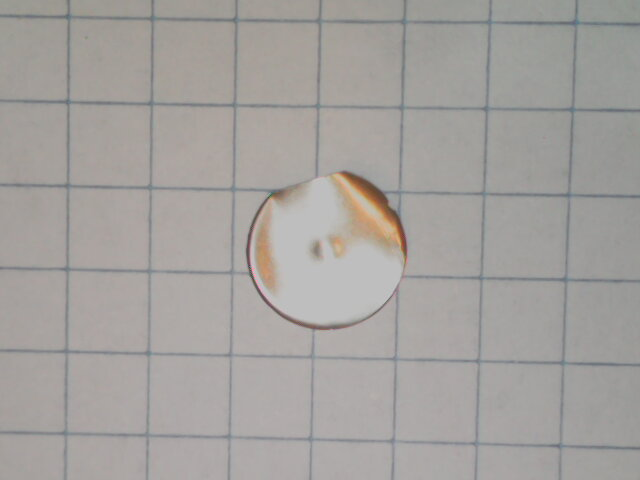
#> input picture 2024-09-04-145841.jpg, 640 x 480 px, given in place of the camera
$ python Microscope.py
#> lines starting #> are read from the running program, lines starting #| are printed output that depends on the picture; after the words box and inside, x2 and y2 are one past the last pixel; in counts of white or black regions, pixels touching at a corner belong together
# from random import randrange
import matplotlib.pyplot as plt
# import numpy as np
# import cv2 as cv
import glob
import pandas as pd

# def plot_image(img, figsize_in_inches=(5,5)):
#     fig, ax = plt.subplots(figsize=figsize_in_inches)
#     ax.imshow(cv.cvtColor(img, cv.COLOR_BGR2RGB))
#     plt.show()

# def plot_images(imgs, figsize_in_inches=(5,5)):
#     fig, axs = plt.subplots(1, len(imgs), figsize=figsize_in_inches)
#     for col, img in enumerate(imgs):
#         axs[col].imshow(cv.cvtColor(img, cv.COLOR_BGR2RGB))
#     plt.show()


# figsize = (10, 10)

# # rgb_l = cv2.cvtColor(cv2.imread("./photos/2024-09-03-105747.jpg"), cv2.COLOR_BGR2RGB)
# # gray_l = cv2.cvtColor(rgb_l, cv2.COLOR_RGB2GRAY)
# # rgb_r = cv2.cvtColor(cv2.imread("./photos/2024-09-03-105806.jpg"), cv2.COLOR_BGR2RGB)
# # gray_r = cv2.cvtColor(rgb_r, cv2.COLOR_RGB2GRAY)


# from stitching import Stitcher
# stitcher = Stitcher(detector="sift", confidence_threshold=0.1)

# # #
# panorama = stitcher.stitch(["./photos/2024-09-03-105737.jpg", "./photos/2024-09-03-105747.jpg", "./photos/2024-09-03-105806.jpg", "./photos/2024-09-03-110711.jpg"])
# plot_image(panorama, (20,20))

# # # use orb if sift is not installed
# # feature_extractor = cv2.SIFT_create()

# # # find the keypoints and descriptors with chosen feature_extractor
# # kp_l, desc_l = feature_extractor.detectAndCompute(gray_l, None)
# # kp_r, desc_r = feature_extractor.detectAndCompute(gray_r, None)

# # test = cv2.drawKeypoints(rgb_l, kp_l, None, flags=cv2.DRAW_MATCHES_FLAGS_DRAW_RICH_KEYPOINTS)

# # # plt.figure(figsize=figsize)
# # # plt.imshow(test)
# # # plt.title("keypoints")
# # # plt.show()


# # bf = cv2.BFMatcher()
# # matches = bf.knnMatch(desc_l, desc_r, k=2)

# # # Apply ratio test
# # good_and_second_good_match_list = []
# # for m in matches:
# #     if m[0].distance/m[1].distance < 0.5:
# #         good_and_second_good_match_list.append(m)
# # good_match_arr = np.asarray(good_and_second_good_match_list)[:,0]

# # # show only 30 matches
# # im_matches = cv2.drawMatchesKnn(rgb_l, kp_l, rgb_r, kp_r,
# #                                 good_and_second_good_match_list[0:30], None, flags=cv2.DrawMatchesFlags_NOT_DRAW_SINGLE_POINTS)

# # plt.figure(figsize=(20, 20))
# # plt.imshow(im_matches)
# # plt.title("keypoints matches")
# # plt.show()

# # good_kp_l = np.array([kp_l[m.queryIdx].pt for m in good_match_arr])
# # good_kp_r = np.array([kp_r[m.trainIdx].pt for m in good_match_arr])
# # H, masked = cv2.findHomography(good_kp_r, good_kp_l, cv2.RANSAC, 5.0)

# # print(H)

# # rgb_r_warped = cv2.warpPerspective(rgb_r, H, (rgb_l.shape[1] + rgb_r.shape[1], rgb_l.shape[0]))
# # rgb_r_warped[0:rgb_l.shape[0], 0:rgb_l.shape[1]] = rgb_l

# # plt.figure(figsize=figsize)
# # plt.imshow(rgb_r_warped)
# # plt.title("naive warping")
# # plt.show()

# # def warpTwoImages(img1, img2, H):
# #     '''warp img2 to img1 with homograph H
# #     from: https://stackoverflow.com/questions/13063201/how-to-show-the-whole-image-when-using-opencv-warpperspective
# #     '''
# #     h1, w1 = img1.shape[:2]
# #     h2, w2 = img2.shape[:2]
# #     pts1 = np.float32([[0, 0], [0, h1], [w1, h1], [w1, 0]]).reshape(-1, 1, 2)
# #     pts2 = np.float32([[0, 0], [0, h2], [w2, h2], [w2, 0]]).reshape(-1, 1, 2)
# #     pts2_ = cv2.perspectiveTransform(pts2, H)
# #     pts = np.concatenate((pts1, pts2_), axis=0)
# #     [xmin, ymin] = np.int32(pts.min(axis=0).ravel() - 0.5)
# #     [xmax, ymax] = np.int32(pts.max(axis=0).ravel() + 0.5)
# #     t = [-xmin, -ymin]
# #     Ht = np.array([[1, 0, t[0]], [0, 1, t[1]], [0, 0, 1]])  # translate

# #     result = cv2.warpPerspective(img2, Ht@H, (xmax-xmin, ymax-ymin))
# #     result[t[1]:h1+t[1], t[0]:w1+t[0]] = img1
# #     return result


# # result = warpTwoImages(rgb_l, rgb_r, H)

# # plt.figure(figsize=figsize)
# # plt.imshow(result)
# # plt.title("better warping")
# # plt.show()


# from stitch2d import create_mosaic


# from stitch2d import StructuredMosaic

# mosaic = StructuredMosaic(
#     "./photos",
#     dim=4,                  # number of tiles in primary axis
#     origin="upper left",     # position of first tile
#     direction="horizontal",  # primary axis (i.e., the direction to traverse first)
#     pattern="snake"          # snake or raster
#   )


# mosaic.save("mosaic.jpg")


import cv2
import numpy as np
import math

# input image
path = "image1.jpg"
# 1 EUR coin diameter in cm
coinDiameter = 2.325
# real area for the coin in cm^2
coinArea = (coinDiameter/2)**2 * math.pi
# initializing the multiplying factor for real size
realAreaPerPixel = 1


# pixel to cm^2
# [152 lines left out: functions pixelToArea, getContours, testThresholds, not called in this run]

import os

# [396 lines left out: functions calibrate_and_save_parameters, calibration, opposingKernels, tryHough, tryHoughP, findLines and 1 more, not called in this run]

def measureGridSize(img, show_plot=True):
	# get the areas of square black areas
	# Mat squaresContours = src.clone();
	# img = cv2.imread('./Camera.png')
	# img = cv2.imread('./test_image.jpeg')


	# # Undistoration correction
	# # img = cv2.imread('2024-09-04-145841.jpg')
	# # img = cv2.imread('./calibration/calibration_test.png')
	# # if show_calibration:
	# # cv2.imshow('img', img)
	# # cv2.waitKey()
	# h,  w = img.shape[:2]
	# newcameramtx, roi = cv2.getOptimalNewCameraMatrix(mtx, dist, (w,h), 1, (w,h))


	# # undistort
	# dst = cv2.undistort(img, mtx, dist, None, newcameramtx)

	# # Re-projection error
	# # mean_error = 0
	# # for i in range(len(objpoints)):
	# #     imgpoints2, _ = cv2.projectPoints(objpoints[i], rvecs[i], tvecs[i], mtx, dist)
	# #     error = cv2.norm(imgpoints[i], imgpoints2, cv2.NORM_L2)/len(imgpoints2)
	# #     mean_error += error

	# # print( "total error: {}".format(mean_error/len(objpoints)) )

	# # crop the image
	# x, y, w, h = roi
	# dst = dst[y:y+h, x:x+w]
	# # if show_calibration:
	# # cv2.imshow('calibresult.png', dst)
	# # cv2.waitKey()


	# squaresContours = img.copy()
	gray = cv2.cvtColor(img, cv2.COLOR_BGR2GRAY)
	grid_area_threshold = 10
	known_grid_width = 4.91 # mm

	# print(gray.shape)

	outerBox = np.zeros(gray.shape, np.uint8)
	# h,w = vis.shape
	# vis2 = cv.CreateMat(h, w, cv.CV_8UC1)
	# vis0 = cv.fromarray(vis)

	gray = cv2.GaussianBlur(gray,(3,3),0)
	# GaussianBlur(gray, gray, Size(3, 3), 0);

	#     adaptiveThreshold(gray, outerBox, 255, ADAPTIVE_THRESH_MEAN_C, THRESH_BINARY, 5, 2);
	outerBox = cv2.adaptiveThreshold(gray,255,cv2.ADAPTIVE_THRESH_MEAN_C, cv2.THRESH_BINARY,3,2)

	# bitwise_not(outerBox, outerBox);
	outerBox = cv2.bitwise_not(outerBox)

	#     Mat kernel = (Mat_<uchar>(3, 3) << 0, 1, 0, 1, 1, 1, 0, 1, 0);
	kernel = np.array((
		[0, 1, 0],
		[1, 1, 1],
		[0, 1, 0]), dtype="uint8")

	#     dilate(outerBox, outerBox, kernel);
	outerBox = cv2.dilate(outerBox,kernel,iterations = 1)

	# kernel = np.ones((30,30))
	outerBox = cv2.morphologyEx(outerBox, cv2.MORPH_CLOSE, np.ones((2,2)))
	outerBox = cv2.morphologyEx(outerBox, cv2.MORPH_OPEN, np.ones((3,3)))

	outerBox = cv2.erode(outerBox,np.ones((3,4),np.uint8),iterations = 1)


	# [13 lines of commented-out code are left out]
	contours, hierarchy  = cv2.findContours(outerBox, cv2.RETR_TREE, cv2.CHAIN_APPROX_SIMPLE)
	# findContours(outerBox, contours, hierarchy, RETR_LIST, CHAIN_APPROX_SIMPLE);
	area_list = []
	contour_list = []

	# for (int i = 0; i < contours.size(); i++) {
	for contour in contours:
		# cv2.drawContours(img, [contour], -1, (36,255,12), 2)
		# print('h')

		# // find moments of the image
		# Moments m = moments(127, true);
		M = cv2.moments(contour)
		# print(M)

		# Point center (m.m10 / m.m00, m.m01 / m.m00);
		try:
			cX = int(M["m10"] / M["m00"])
			cY = int(M["m01"] / M["m00"])
		except ZeroDivisionError:
			# print(M["m10"], M["m00"])
			# print(M["m01"], M["m00"])
			cX = 0
			cY = 0
		# print(outerBox[cY,cX])
		# print(outerBox)

		# if (outerBox.at(center) == 0) {//the center is black so certainly the area
		if (outerBox[cY,cX] == 0) and (cY > 0) and (cX > 0):
			# print("h")
			# cv2.drawContours(img, [contour], -1, (0,255,0), 2)
			# vector approxCurve;
			# approxPolyDP(contours[i], approxCurve, 3, true);
			approxCurve = cv2.approxPolyDP(contour, 50, True)
			# if (approxCurve.size() == 4) {//the area is rectangle
			if len(approxCurve)==4:
				# print(approxCurve)
				# print('-----')
				# //lengths of sides
				a = distanceCalculate(approxCurve[0][0], approxCurve[1][0])
				b = distanceCalculate(approxCurve[0][0], approxCurve[2][0])
				c = distanceCalculate(approxCurve[1][0], approxCurve[0][0])
				d = distanceCalculate(approxCurve[1][0], approxCurve[2][0])
				(x,y,w,h) = cv2.boundingRect(contour)
				delta = 0.2;
				# double area = contourArea(contours[i]);
				area = area = cv2.contourArea(contour)
				# print(area)
				# print(area,w,h)
				cv2.drawContours(img, [contour], -1, (255,0,0), 3)  # plot all found contours in blue
				cv2.drawContours(outerBox, [contour], -1, (255,0,0), 3)  # plot all found contours in blue


				# print(((np.max([a,b]) / np.min([a,b]) -1 ) <delta ))
				# print(a,b,c,d)

				# if (max(a, b) / min(a, b)-1 < delta && max(a, c) / min(a, c)-1 < delta
					# && max(a, d) / min(a, d)-1 < delta && max(b, c) / min(b, c)-1 < delta
					# && max(b, d) / min(b, d)-1 < delta && max(c, d) / min(c, d)-1 < delta
					# && area>30) {
				if (abs((w/h)-1) < delta) and (area > grid_area_threshold) and (abs((w*h/area)-1) < delta) :
				# [6 lines of commented-out code are left out]
						if area > 0:

							area_list.append(area)
							# resContours.push_back(contours[i]);
							contour_list.append(contour)
						# }
			#         }
		#     }

	# }
	# drawContours(squaresContours, resContours, -1, Scalar(0, 0, 255));
	# imwrite("squaresContours.jpg", squaresContours);
	# //sort the areas
	# int temp;
	# for (int i = areas.size() - 1; i > 0; i--) {
	#     bool tableau_trie = true;
	#     for (int j = 0; j < i; j++) {
	#         if (areas[j + 1] < areas[j]) {
	#             temp = areas[j];
	#             areas[j] = areas[j + 1];
	#             areas[j + 1] = temp;
	#             tableau_trie = false;
	#         }
	#     }
	#     if (tableau_trie)
	#         break;
	# }

	# print(area_list)

	for (area,contour) in zip(area_list,contour_list):
		cv2.drawContours(img, [contour], -1, (0,255,0), 1)  # plot square-like contours in green
		# cv2.drawContours(outerBox, [contour], -1, (0,255,0), 1)  # plot square-like contours in green
		# continue

	# //take the median
	# int median = areas[areas.size() / 2];
	# cout << "black area median = " << median << endl;
	# median = np.median(area_list)
	area_list.sort()
	if len(area_list) < 2:
		median = np.median(area_list)
	elif len(area_list) < 3:
		median = np.median(area_list[1:-1])
	else:
		median = np.median(area_list[2:-2])
	pixels_per_mm = 0
	# //take the side of a square which is the number of pixels per millimeter
	# cout << "number of pixels per millimeter = " << sqrt(median) << endl;`Preformatted text`
	if np.size(median) == 1:
		pixels_per_mm = np.sqrt(median) / known_grid_width

		# [16 lines of commented-out code are left out]


	for contour in contour_list:
		area = cv2.contourArea(contour)
		if area > grid_area_threshold:

			x, y, w, h = cv2.boundingRect(contour)
			# cv2.rectangle(img, (x, y), (x+w, y+h), (0, 255, 0), 2)
			cv2.putText(img, '{0:.2f}'.format(area/(pixels_per_mm*pixels_per_mm)), (x, y+20), cv2.FONT_HERSHEY_SIMPLEX, 0.75, (0, 0, 255), 2)

			# cv2.drawContours(img, [contour], -1, (0,255,0), 1)  # plot square-like contours in green
			# cv2.drawContours(outerBox, [contour], -1, (0,255,0), 1)  # plot square-like contours in green
			# print(area)

	# Perspective transform
	# All points are in format [cols, rows]
	pt_A = [18, 8]
	pt_B = [20, 468]
	pt_C = [623, 467]
	pt_D = [625, 15]

	# Here, I have used L2 norm. You can use L1 also.
	width_AD = np.sqrt(((pt_A[0] - pt_D[0]) ** 2) + ((pt_A[1] - pt_D[1]) ** 2))
	width_BC = np.sqrt(((pt_B[0] - pt_C[0]) ** 2) + ((pt_B[1] - pt_C[1]) ** 2))
	maxWidth = max(int(width_AD), int(width_BC))


	height_AB = np.sqrt(((pt_A[0] - pt_B[0]) ** 2) + ((pt_A[1] - pt_B[1]) ** 2))
	height_CD = np.sqrt(((pt_C[0] - pt_D[0]) ** 2) + ((pt_C[1] - pt_D[1]) ** 2))
	maxHeight = max(int(height_AB), int(height_CD))

	input_pts = np.float32([pt_A, pt_B, pt_C, pt_D])
	output_pts = np.float32([[0, 0],
	                        [0, maxHeight - 1],
	                        [maxWidth - 1, maxHeight - 1],
	                        [maxWidth - 1, 0]])

	# Compute the perspective transform M
	M = cv2.getPerspectiveTransform(input_pts,output_pts)

	return pixels_per_mm#, M, maxWidth, maxHeight


# measureGridSize(cv2.imread('./Camera.png'))


# [122 lines left out: functions measureArea, running_mean, not called in this run]


def acquireFromCamera(show_calibration=False):
	# Open the default camera (default was 0)
#> called with show_calibration = True
	cam = cv2.VideoCapture(0)

	# Get the default frame width and height
	frame_width = int(cam.get(cv2.CAP_PROP_FRAME_WIDTH))
	frame_height = int(cam.get(cv2.CAP_PROP_FRAME_HEIGHT))

	# [7 lines of commented-out code are left out]

	pixel_scale_list = []
	# i=0

	# Load calibration data
	camera_matrix = np.load('camera_matrix.npy')
#> (reads camera_matrix.npy from the repository)
	dist_coeffs = np.load('dist_coeffs.npy')
#> (reads dist_coeffs.npy from the repository)

	# Perspective transform
	# All points are in format [cols, rows]
	pt_A = [18, 8]
	pt_B = [20, 468]
	pt_C = [623, 467]
	pt_D = [625, 15]

	# Here, I have used L2 norm. You can use L1 also.
	width_AD = np.sqrt(((pt_A[0] - pt_D[0]) ** 2) + ((pt_A[1] - pt_D[1]) ** 2))
	width_BC = np.sqrt(((pt_B[0] - pt_C[0]) ** 2) + ((pt_B[1] - pt_C[1]) ** 2))
	maxWidth = max(int(width_AD), int(width_BC))


	height_AB = np.sqrt(((pt_A[0] - pt_B[0]) ** 2) + ((pt_A[1] - pt_B[1]) ** 2))
	height_CD = np.sqrt(((pt_C[0] - pt_D[0]) ** 2) + ((pt_C[1] - pt_D[1]) ** 2))
	maxHeight = max(int(height_AB), int(height_CD))

	input_pts = np.float32([pt_A, pt_B, pt_C, pt_D])
	output_pts = np.float32([[0, 0],
	                        [0, maxHeight - 1],
	                        [maxWidth - 1, maxHeight - 1],
	                        [maxWidth - 1, 0]])

	# Compute the perspective transform M
	M = cv2.getPerspectiveTransform(input_pts,output_pts)

	while True:
		ret, frame = cam.read()
#> frame is the input picture: shape (480, 640, 3); mean B, G, R 157.6, 160.6, 163.9
		frame = cv2.warpPerspective(frame,M,(maxWidth, maxHeight),flags=cv2.INTER_LINEAR)
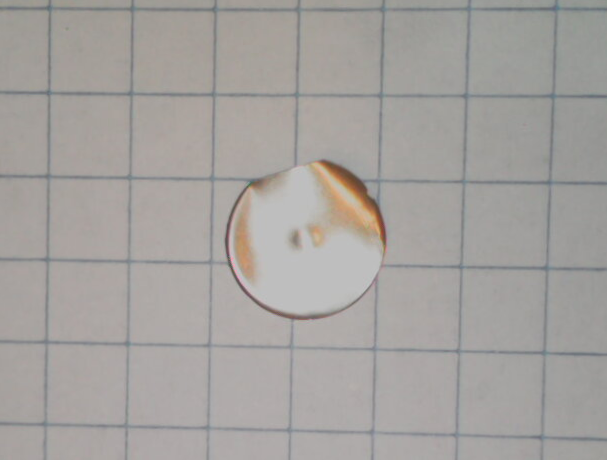
#> frame: shape (460, 607, 3); mean B, G, R 158, 161, 164.4
		frame_copy = frame.copy()

		# Write the frame to the output file
		# out.write(frame)
		# calibrate_and_save_parameters(frame)

		pixels_per_mm = measureGridSize(frame)#,ret, mtx, dist, rvecs, tvecs)
#> in measureGridSize, `outerBox = cv2.adaptiveThreshold(gray,255,cv2.ADAPTIVE_THRESH_MEAN_C, ..`:
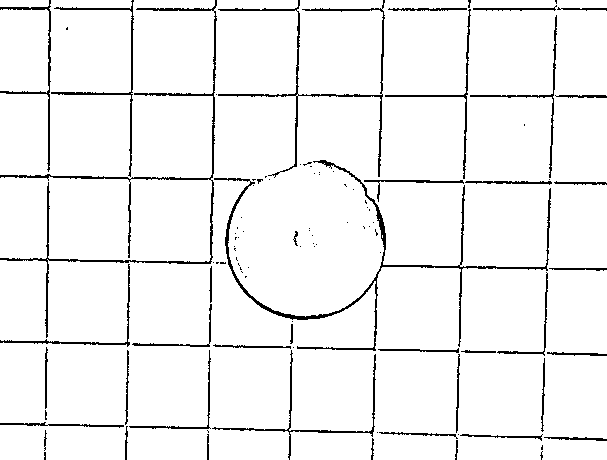
#> outerBox: shape (460, 607); 95% white; black in thin lines or dots
#> in measureGridSize, `outerBox = cv2.bitwise_not(outerBox)`: outerBox: shape (460, 607); 5% white in thin lines or dots
#> in measureGridSize, `outerBox = cv2.dilate(outerBox,kernel,iterations = 1)`:
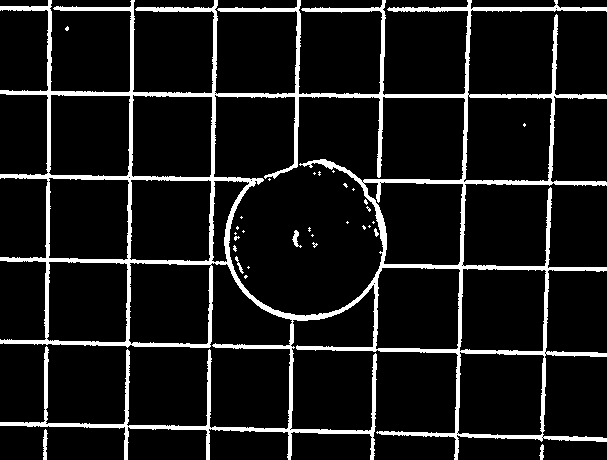
#> outerBox: shape (460, 607); 9.8% white; 31 white regions (25 under 20 px), largest, box (x1, y1, x2, y2) and area: (0, 0, 607, 460) 26782, (43, 429, 48, 460) 108, (292, 230, 302, 248) 74, (539, 444, 544, 460) 52, (235, 256, 244, 274) 45, (374, 228, 379, 237) 25
#> in measureGridSize, `outerBox = cv2.morphologyEx(outerBox, cv2.MORPH_CLOSE, np.ones((2,2)))`:
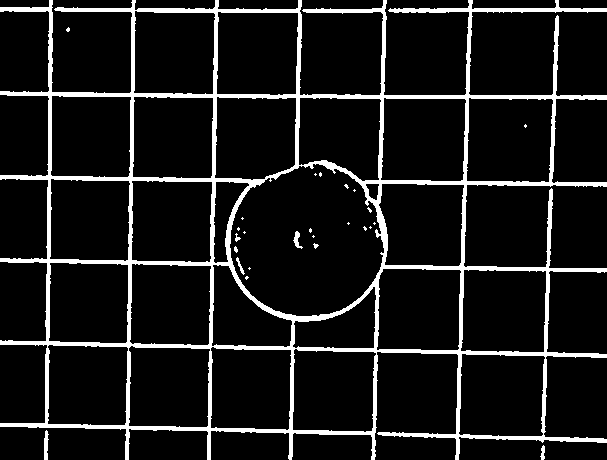
#> outerBox: shape (460, 607); 10% white; 26 white regions (20 under 20 px), largest, box (x1, y1, x2, y2) and area: (0, 0, 607, 460) 27305, (44, 430, 49, 460) 110, (293, 231, 303, 249) 78, (540, 445, 545, 460) 50, (236, 257, 245, 275) 48, (235, 233, 241, 242) 25
#> in measureGridSize, `outerBox = cv2.morphologyEx(outerBox, cv2.MORPH_OPEN, np.ones((3,3)))`:
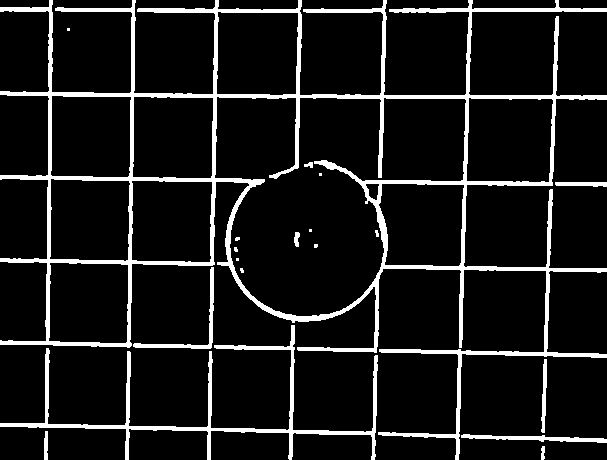
#> outerBox: shape (460, 607); 9.8% white; 19 white regions (8 under 20 px), largest, box (x1, y1, x2, y2) and area: (0, 0, 607, 460) 21353, (0, 325, 378, 460) 3806, (133, 267, 214, 349) 621
#> in measureGridSize, `outerBox = cv2.erode(outerBox,np.ones((3,4),np.uint8),iterations = 1)`:
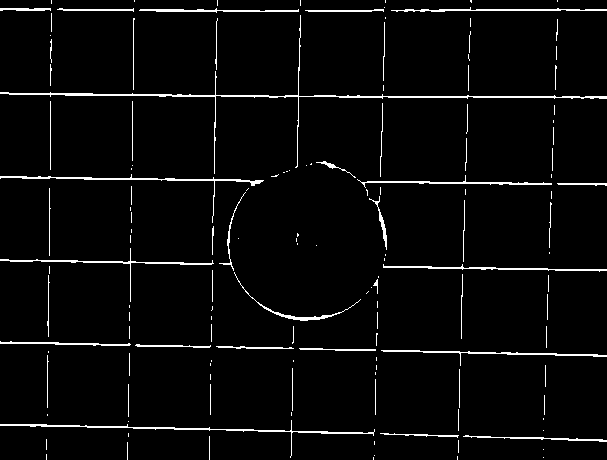
#> outerBox: shape (460, 607); 3.5% white in thin lines or dots
#> in measureGridSize, `contours, hierarchy  = cv2.findContours(outerBox, cv2.RETR_TREE, cv2.C..`: contours = 143 contours, 120 with area under 20; largest, box (x1, y1, x2, y2) and area: (0, 15, 607, 174) 659, (0, 420, 375, 458) 354, (0, 174, 264, 223) 311, (383, 264, 607, 272) 226, (381, 350, 607, 366) 225
#> the loop in measureGridSize, `for contour in contours: # cv2.drawContours(img, [contour], -1, (36,25..` made 143 passes
#> (contour, cX, cY) on passes 1, 2, 3, 4, 5, 6, 7, 8, 9, 10, 11, 14: ([[543, 457]], 0, 0), ([[373, 457], [373, 459]], 0, 0), ([[457, 456], [457, 459]], 0, 0), ([[374, 455]], 0, 0), ([[46, 454], [46, 459]], 0, 0), ([[543, 449]], 0, 0), ([[127, 442], [127, 459]], 0, 0), ([[374, 441], [374, 444]], 0, 0), ([[458, 440], [458, 452]], 0, 0), ([[46, 439], [46, 449]], 0, 0), ([[209, 436], [209, 459]], 0, 0), ([[128, 433], [128, 436]], 0, 0)
#> (cX, cY, approxCurve) on passes 39, 61, 63, 103, 120: (498, 352, [[381, 350], [606, 356]]), (47, 316, [[48, 275], [48, 336]]), (296, 314, [[234, 272], [360, 299]]), (310, 163, [[311, 163]]), (50, 46, [[51, 39]])
#> after the loop in measureGridSize, `for contour in contours:`: area_list = []
#> in measureGridSize, `median = np.median(area_list)`: median = nan
#> in measureGridSize, `M = cv2.getPerspectiveTransform(input_pts,output_pts)`: M = [[0.98, -0.00426, -17.61], [-0.0114, 0.991, -7.72], [-2.85e-05, -1.43e-05, 1]]
#> pixels_per_mm = nan
		if not np.isnan(pixels_per_mm):
			pixel_scale_list.append(pixels_per_mm)

#> (the run stopped early here; a loop or call above may not have finished)
